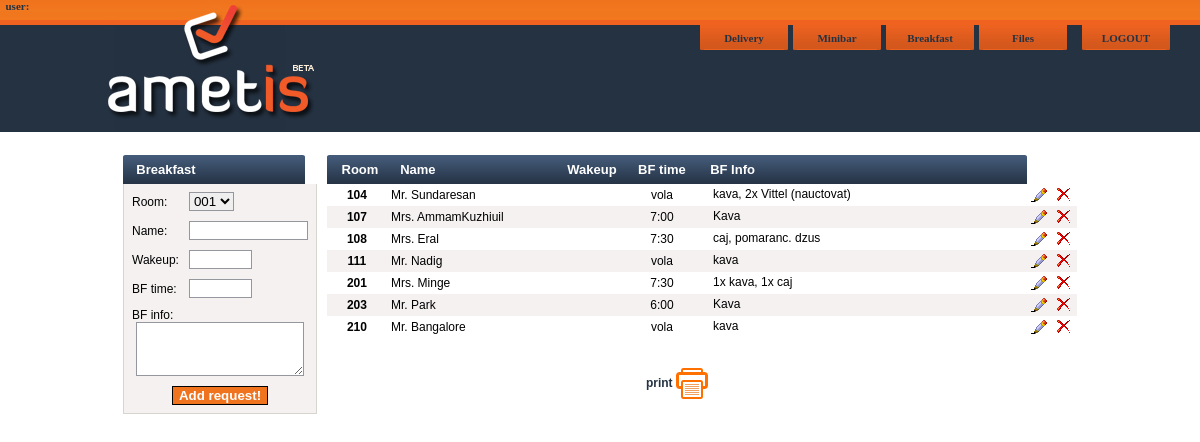
The page /index.php/ametis/showBreakfast on the database its author committed.
### tables this page shows
CREATE TABLE `menu` (
  `id` int(10) unsigned NOT NULL AUTO_INCREMENT,
  `module_name` varchar(45) NOT NULL DEFAULT '',
  `module` varchar(45) NOT NULL DEFAULT '',
  PRIMARY KEY (`id`)
);

CREATE TABLE `breakfast` (
  `id_room` int(10) unsigned NOT NULL DEFAULT '0',
  `guestname` varchar(45) NOT NULL DEFAULT '',
  `wakeup` varchar(5) NOT NULL DEFAULT '',
  `bftime` varchar(5) NOT NULL DEFAULT '',
  `info` longtext NOT NULL,
  PRIMARY KEY (`id_room`)
);

CREATE TABLE `rooms` (
  `id` int(10) unsigned NOT NULL DEFAULT '0',
  `room` varchar(10) NOT NULL DEFAULT '0',
  PRIMARY KEY (`id`)
);

### system/application/controllers/ametis.php (called while the page is built, shortened)
<?php
class Ametis extends Controller {
    function showHeader() {
        $this->load->model('ametis_model');
        $laMenuItems = $this->ametis_model->getMenu();
        $data['laMenuItems'] = $laMenuItems;
        $this->load->view('header', $data);
    }
    function showBreakfast($aaBfEditData = array()) {
        $this->showHeader();
        $this->load->model('breakfast_model');
        $this->load->model('ametis_model');
        if ($aaBfEditData)
            $data['laBfEditData'] = $aaBfEditData;
        else
            $data['laBfEditData'] = null;
        $data['laRooms'] = $this->ametis_model->getRooms();
        $data['laBfInfo'] = $this->breakfast_model->getBreakfastInfo();
        $this->load->view('breakfast/breakfast', $data);
    }
}
?>

### system/codeigniter/CodeIgniter.php (called while the page is built, shortened)
<?php  if ( ! defined('BASEPATH')) exit('No direct script access allowed');
$EXT =& load_class('Hooks');
$EXT->_call_hook('pre_system');
$URI =& load_class('URI');
$RTR =& load_class('Router');
$method = $RTR->fetch_method();
$EXT->_call_hook('pre_controller');
$CI = new $class();
if ($RTR->scaffolding_request === TRUE)
{
	if ($EXT->_call_hook('scaffolding_override') === FALSE)
	{
		$CI->_ci_scaffolding();
	}
}
else
{
	if (method_exists($CI, '_remap'))
	{
		$CI->_remap($method);
	}
	else
	{
		call_user_func_array(array(&$CI, $method), array_slice($URI->rsegments, 2));
	}
}

### index.php (called while the page is built, shortened)
<?php
require_once BASEPATH.'codeigniter/CodeIgniter'.EXT;

### system/codeigniter/Base5.php (called while the page is built)
<?php  if ( ! defined('BASEPATH')) exit('No direct script access allowed');
class CI_Base {
	private static $instance;
	public function CI_Base()
	{
		self::$instance =& $this;
	}
	public static function &get_instance()
	{
		return self::$instance;
	}
}
function &get_instance()
{
	return CI_Base::get_instance();
}

### system/codeigniter/Common.php (called while the page is built, shortened)
<?php  if ( ! defined('BASEPATH')) exit('No direct script access allowed');
function &instantiate_class(&$class_object)
{
	return $class_object;
}
function &get_config()
{
	static $main_conf;
	if ( ! isset($main_conf))
	{
		$main_conf[0] =& $config;
	}
	return $main_conf[0];
}

### system/application/config/config.php (called while the page is built)
<?php  if ( ! defined('BASEPATH')) exit('No direct script access allowed');
$config['base_url']	= "http://localhost/ametis/";
$config['index_page'] = "index.php";
$config['uri_protocol']	= "AUTO";
$config['url_suffix'] = "";
$config['language']	= "english";
$config['charset'] = "UTF-8";
$config['enable_hooks'] = FALSE;
$config['subclass_prefix'] = 'MY_';
$config['permitted_uri_chars'] = 'a-z 0-9~%.:_\-';
$config['enable_query_strings'] = FALSE;
$config['controller_trigger'] 	= 'c';
$config['function_trigger'] 	= 'm';
$config['directory_trigger'] 	= 'd';
$config['log_threshold'] = 0;
$config['log_path'] = '';
$config['log_date_format'] = 'Y-m-d H:i:s';
$config['cache_path'] = '';
$config['encryption_key'] = "";
$config['sess_cookie_name']		= 'ametis_session';
$config['sess_expiration']		= 0;
$config['sess_encrypt_cookie']	= FALSE;
$config['sess_use_database']	= FALSE;
$config['sess_table_name']		= 'ametis_sessions';
$config['sess_match_ip']		= FALSE;
$config['sess_match_useragent']	= TRUE;
$config['sess_time_to_update'] 	= 300;
$config['cookie_prefix']	= "";
$config['cookie_domain']	= "";
$config['cookie_path']		= "/";
$config['global_xss_filtering'] = FALSE;
$config['compress_output'] = FALSE;
$config['time_reference'] = 'local';
$config['rewrite_short_tags'] = TRUE;
$config['proxy_ips'] = '';

### system/application/models/ametis_model.php (called while the page is built, shortened)
<?php
  class Ametis_model extends Model {
      function getMenu() {
          $laQuery = $this->db->query('SELECT * FROM menu', '', TRUE);
          return $laMenuItems = $laQuery->result();
      }
      function getRooms() {
        $laQuery = $this->db->query('SELECT id, room FROM rooms');
        $laRooms = $laQuery->result();
        foreach($laRooms as $laRoom) {
            $temp[$laRoom->id] = $laRoom->room;
        }
        $laRooms = $temp;
        return $laRooms;
    }
  }
?>

### system/application/models/breakfast_model.php (called while the page is built, shortened)
<?php
class Breakfast_model extends Model {
    function getBreakfastInfo() {
        $laQuery = $this->db->query('SELECT b.id, b.room, a.guestname, a.wakeup, a.bftime, a.info, a.id_room
                                    FROM breakfast a, rooms b
                                    WHERE a.id_room = b.id');
        return $laBfInfo = $laQuery->result();
    }
}
?>

### system/application/views/breakfast/breakfast.php (the view, shortened to what this page needs)
<table cellpadding="5" cellspacing="0" border="0" width="950">
<tr>
    <td valign="top" width="182" align="left">
        <table cellpadding="0" cellspacing="0" border="0" width="182">
        <tr>
            <td width="6" height="29" background="images/breakfast/header_border_left.JPG"></td>
            <td width="170" background="images/breakfast/header_border_bg.JPG" class="header_text">&nbsp;&nbsp;Breakfast</td>
            <td width="6" background="images/breakfast/header_border_right.JPG"></td>
        </tr>
        </table>
        <table cellpadding="3" cellspacing="0" border="0" width="182">
        <form action="<?php echo site_url('ametis/saveBreakfast'); ?>" enctype="multipart/form-data" method="post">
        <tr>
            <td width="174" class="menu_bg_border">
            <table cellpadding="5" cellspacing="0" border="0">
            <tr>
                <td class="main_font">Room:</td>
                <td>
                <select name="bfroom" class="input_text">
                    <?php foreach($laRooms as $id => $laRoom): ?>
                    <option size="100" value="<?php echo $id ?>" <?php if($laBfEditData && $id == $laBfEditData->id_room) echo 'selected' ?>><?php echo $laRoom ?></option>
                    <?php endforeach; ?>
                </select>
                </td>
            </tr>
            <tr>
                <td class="main_font">Name:</td>
                <td><input type="text" size="12" name="bfname" class="input_text" value="<?php if ($laBfEditData) echo $laBfEditData->guestname ?>"></td>
            </tr>
            <tr>
                <td class="main_font">Wakeup:</td>
                <td><input type="text" maxlength="5" size="5" name="bfwakeup" class="input_text" value="<?php if ($laBfEditData) echo $laBfEditData->wakeup ?>"></td>
            </tr>
            <tr>
                <td class="main_font">BF time:</td>
                <td><input type="text" maxlength="5" size="5" name="bftime" class="input_text" value="<?php if ($laBfEditData) echo $laBfEditData->bftime ?>"></td>
            </tr>
            <tr>
                <td class="main_font" colspan="2">
                BF info:
                <center>
                <textarea id="bfinfo" cols="23" rows="4" wrap="soft" style="font-size: 11px; font-family: arial" name="bfinfo" class="input_text"><?php if ($laBfEditData) echo $laBfEditData->info ?></textarea>
                </center>
                </td>
            </tr>
            <tr>
                <td align="center" colspan="2">
                <input type="submit" value="Add request!" class="button_orange">
                </td>
            </tr>
            </table>
            </td>
        </tr>
        </form>
        </table>
    </td>
    <td valign="top" width="750">
    <table cellspacing="0" cellpadding="0" border="0" width="750">
    <tr>
        <td class="main_font" align="center" width="60">
            <table cellpadding="0" cellspacing="0" border="0" width="60">
            <tr>
                <td width="6" height="29" background="images/breakfast/header_border_left.JPG"></td>
                <td width="54" background="images/breakfast/header_border_bg.JPG" class="header_text" align="center">Room</td>
            </tr>
            </table>
        </td>
        <td align="center" width="170">
            <table cellpadding="0" cellspacing="0" border="0" width="170">
            <tr>
                <td width="6" height="29" background="images/breakfast/header_border_bg.JPG"></td>
                <td width="164" background="images/breakfast/header_border_bg.JPG" class="header_text">&nbsp;&nbsp;Name</td>
            </tr>
            </table>
        </td>
        <td align="center" width="70">
            <table cellpadding="0" cellspacing="0" border="0" width="70">
            <tr>
                <td width="6" height="29" background="images/breakfast/header_border_bg.JPG"></td>
                <td width="58" background="images/breakfast/header_border_bg.JPG" class="header_text" align="center">Wakeup</td>
                <td width="6" height="29" background="images/breakfast/header_border_bg.JPG"></td>
            </tr>
            </table>
        </td>
        <td align="center" width="70">
            <table cellpadding="0" cellspacing="0" border="0" width="70">
            <tr>
                <td width="6" height="29" background="images/breakfast/header_border_bg.JPG"></td>
                <td width="58" background="images/breakfast/header_border_bg.JPG" class="header_text" align="center">BF time</td>
                <td width="6" height="29" background="images/breakfast/header_border_bg.JPG"></td>
            </tr>
            </table>
        </td>
        <td class="add_font" align="center">
            <table cellpadding="0" cellspacing="0" border="0" width="100%">
            <tr>
                <td width="6" height="29" background="images/breakfast/header_border_bg.JPG"></td>
                <td background="images/breakfast/header_border_bg.JPG" class="header_text">&nbsp;&nbsp;BF Info</td>
                <td width="6" background="images/breakfast/header_border_right.JPG"></td>
            </tr>
            </table>
        </td>
        <td width="25"></td>
        <td width="25"></td>
    </tr>
    <?php $i=1; foreach($laBfInfo as $loBfInfo): ?>
    <tr <?php if (($i % 2) == 0) echo "bgcolor=\"#F4F1F0\""; $i++ ?>>
        <td valign="top" align="center">
            <table border="0" cellspacing="3"><tr><td class="main_font">
            <b><?php echo $loBfInfo->room ?></b>
            </td></tr></table>
        </td>
        <td valign="top" class="main_font">
            <table border="0" cellspacing="3"><tr><td class="main_font">
            <?php echo $loBfInfo->guestname ?>
            </td></tr></table>
        </td>
        <td valign="top" align="center" class="main_font">
            <table border="0" cellspacing="3"><tr><td class="main_font">
            </td></tr></table>
        </td>
        <td valign="top" align="center" class="main_font">
            <table border="0" cellspacing="3"><tr><td class="main_font">
            <?php echo $loBfInfo->bftime ?>
            </td></tr></table>
        </td>
        <td valign="top">
            <table cellpadding="0" cellspacing="3" border="0">
                <tr>
                <td width="10"></td>
                <td class="main_font"><?php echo $loBfInfo->info ?></td>
            </tr>
            </table>
        </td>
        <td align="center"><a href="<?php echo site_url(array('ametis', 'editBreakfast', $loBfInfo->id)); ?>" class="edit_delete_button"><img src="images/breakfast/b_edit.png" border="0"></a></td>
        <td align="center"><a href="<?php echo site_url(array('ametis', 'deleteBreakfast', $loBfInfo->id)); ?>" class="edit_delete_button"><img src="images/breakfast/b_drop.png" border="0"></a></td>
    </tr>
    <?php endforeach; ?>
    <tr>
        <td colspan="7" align="center" height="30"></td>
    </tr>
    <tr>
        <td colspan="5" align="center" class="main_font">
            <div style="cursor: pointer; color: #253242;" onmouseover="this.style.color='#ff7000'" onmouseout="this.style.color='#253242'" id="print_button" class="print_button"><b>print</b> <img src="images/print.png" align="center" border="0"></div>
        </td>
        <td>&nbsp;</td>
        <td>&nbsp;</td>
    </tr>
    </table>
    </td>
</tr>
</table>

### system/application/views/header.php (shortened to what this page needs)
<!DOCTYPE HTML PUBLIC "-//W3C//DTD HTML 4.01 Transitional//EN">
<html>
<head>
<link rel="stylesheet" type="text/css" href="<?php echo base_url() . 'css/main.css' ?>">
<link rel="stylesheet" type="text/css" href="<?php echo base_url() . 'css/delivery.css' ?>">
<link rel="stylesheet" type="text/css" href="<?php echo base_url() . 'css/breakfast.css' ?>">
<link rel="stylesheet" type="text/css" href="<?php echo base_url() . 'css/ui-lightness/jquery-ui-1.8.6.custom.css' ?>">
</head>
<body topmargin="0" leftmargin="0" rightmargin="0" bottommargin="0" bgcolor="#FFFFFF">
<table cellpadding="0" cellspacing="0" border="0" width="100%">
<tr>
    <td rowspan="3" width="100" background="images/logo_left_line.jpg" valign="top" class="menu_text_user">
    &nbsp;&nbsp;<b>user:</b> </td>
    <td rowspan="3" width="218" background="images/logo_left_line.jpg"><img src="images/logo_bottom_beta.jpg"></td>
    <td background="images/top.JPG" height="20" align="right"></td>
</tr>
<tr height="5">
    <td bgcolor="#EF6220"></td>
</tr>
<tr>
    <td bgcolor="#253242" valign="top">
    <table cellpadding="0" cellspacing="0" border="0" width="100%">
    <tr>
        <td width="100" height="107"></td>
        <td valign="middle">&nbsp;</td>
        <td valign="top" align="right">
        <table cellpadding="0" cellspacing="0" border="0">
        <tr>
            <?php foreach($laMenuItems as $laMenuItem):?>
            <td background="images/button_left.JPG" width="4" height="25"
                onMouseOver="this.style.cursor='pointer'"></td>
            <td id="a" background="images/button_bg.JPG"
                width="80" align="center"
                class="menu_text"><a class="anchor_menu" href="<?php echo site_url('ametis/'.$laMenuItem->module) ?>"><?php echo $laMenuItem->module_name ?></td>
            <td background="images/button_right.JPG" width="4" height="25"></td>
            <td width="5"></td>
            <?php endforeach;?>
            <td width="10"></td>
            <td background="/button_left.JPG" width="4" height="24"
                onMouseOver="this.style.cursor='pointer'"></td>
            <td id="a" background="images/button_bg.JPG" width="80" align="center"
                class="menu_text"
                onClick="self.location.href=''"
                onMouseOver="this.style.cursor='pointer'; this.style.color='White'"
                onMouseOut="this.style.color='#253242'"
                >LOGOUT</td>
            <td background="images/button_right.JPG" width="4" height="25"
                onMouseOver="this.style.cursor='pointer'"
            ></td>
            <td width="30"></td>
        </tr>
        </table>
        </td>
    </tr>
    </table>
    </td>
</tr>
</table>
<br>
<center>

### css/main.css (style rules this page uses)
.main_font { font-family: Arial, Helvetica, sans-serif; font-size: 12px; color: Black; }
A { text-decoration: none; }
a.anchor_menu { color: #253242; }
.menu_text { font-family: Trebuchet MS; font-size: 11px; font-weight: bold; color: #253242; cursor: pointer; }
.menu_text_user { font-family: Trebuchet MS; font-size: 11px; color: #253242; }

### css/breakfast.css (style rules this page uses)
.menu_bg_border { border-style: solid; background-color: #F4F1F0; border-left-color: #D8D5CE; border-left-width: 1px; border-bottom-color: #D8D5CE; border-bottom-width: 1px; border-top-color: #D8D5CE; border-top-width: 0px; border-right-color: #D8D5CE; border-right-width: 1px; }
.header_text { font-family: Arial, Helvetica, sans-serif; font-size: 13px; font-weight: bold; color: White; }
.input_text { border-style: solid; border-width: 1px; border-left-color: #94989E; border-bottom-color: #94989E; border-top-color: #94989E; border-right-color: #94989E; }
.button_orange { border-style: solid; border-color: black; border-width: 1px; background: #F0741E; font-weight: bold; color: White; }

### rows shown on the page
menu: module_name "Delivery"
menu: module_name "Minibar"
menu: module_name "Breakfast"
menu: module_name "Files"
breakfast: rooms.room "104", guestname "Mr. Sundaresan", bftime "vola", info "kava, 2x Vittel (nauctovat)"
breakfast: rooms.room "107", guestname "Mrs. AmmamKuzhiuil", bftime "7:00", info "Kava"
breakfast: rooms.room "108", guestname "Mrs. Eral", bftime "7:30", info "caj, pomaranc. dzus"
breakfast: rooms.room "111", guestname "Mr. Nadig", bftime "vola", info "kava"
breakfast: rooms.room "201", guestname "Mrs. Minge", bftime "7:30", info "1x kava, 1x caj"
breakfast: rooms.room "203", guestname "Mr. Park", bftime "6:00", info "Kava"
breakfast: rooms.room "210", guestname "Mr. Bangalore", bftime "vola", info "kava"

### other values the page prints
form field bfroom "001"
